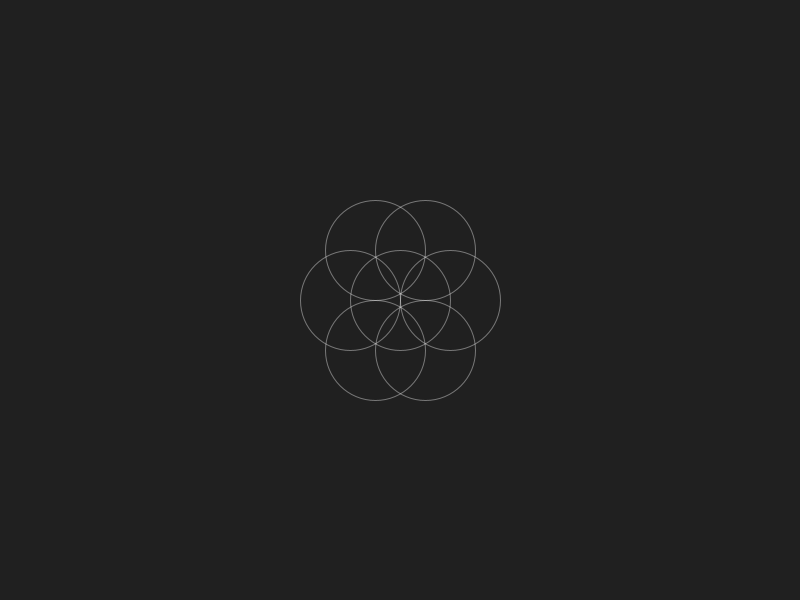
Frame 1 (no input)
Frame 60 (the mouse pressed at the canvas centre just before this capture): identical to frame 1, image omitted
Frame 120 (the mouse held since frame 60 and released just before this capture): identical to frame 1, image omitted

The Processing sketch that drew this single still picture (run headless with seeded random() and noise(); from frame 60 on, the mouse is pressed at the canvas centre):

// Processing sketch: sacredgeometry
// ── sacredgeometry.pde

ArrayList<Geometry> shapes = new ArrayList<Geometry>();

Circles c = new Circles();
Honeycomb hc = new Honeycomb();
Pentagon p = new Pentagon();


boolean rotate = false;


// Geometry g = new Geometry();
// LapsedCircle lc = new LapsedCircle();

void setup()
{
  size(800, 600);
  background(55);
}

float angle = 0;
void draw()
{
  background(32);

  translate(width/2, height/2);
  
  if (rotate)
  {
    System.out.println("rotate");
    rotate(angle);
    angle += 0.001;
  }

  c.display();
  // hc.display();
  // p.display();
}

void keyPressed()
{
  if (key == ' ')
  {
    System.out.println("Rotate");
    rotate = (rotate == true) ? false : true;
  }
  else if (key == 'n')
  {
    
  }
}

// ── Circles.pde
class Circles extends Geometry
{
  void update()
  {
  }

  void display()
  {
    pushStyle();
    noFill();
    stroke(255, 255, 255, 100);

    ellipse(-25, -50, 100, 100);
    ellipse(25, -50, 100, 100);

    ellipse(0, 0, 100, 100);
    ellipse(50, 0, 100, 100);
    ellipse(-50, 0, 100, 100);

    ellipse(-25, 50, 100, 100);
    ellipse(25, 50, 100, 100);
    popStyle();
  }
}

// ── FramedCircle.pde
class FramedCircle extends Geometry
{ 
  void update()
  {
  }

  void display()
  {
    pushStyle();
    stroke(80);
    strokeWeight(1);
    noFill();
    rect(100, 100, 400, 400);

    stroke(128);
    ellipse(300, 300, 400, 400);

    stroke(255);
    point(300, 300);
    popStyle();
  }
}

// ── Geometry.pde
public abstract class Geometry
{
  public abstract void update();
  public abstract void display();
};

// ── Honeycomb.pde
class Honeycomb extends Geometry
{
  void update()
  {
  }

  void display()
  {
    pushStyle();
    noFill();
    // stroke(255,255,255,100);

    PVector c  = new PVector(0, 0);
    PVector tl = c.copy().add(new PVector(-30, -50));
    PVector tr = c.copy().add(new PVector(30, -50));

    PVector l  = c.copy().add(new PVector(-60, 0));
    PVector r  = c.copy().add(new PVector(60, 0));

    PVector lr = c.copy().add(new PVector(30, 50));
    PVector ll = c.copy().add(new PVector(-30, 50));

    System.out.println("------");
    System.out.println("> " + tl.mag());
    System.out.println("> " + tr.mag());
    System.out.println("> " + r.mag());
    System.out.println("> " + lr.mag());
    System.out.println("> " + ll.mag());
    System.out.println("> " + l.mag());


    stroke(255);
    strokeWeight(3);
    point(tl.x, tl.y);
    point(tr.x, tr.y);
    point(r.x, r.y);
    point(lr.x, lr.y);
    point(ll.x, ll.y);
    point(l.x, l.y);

    stroke(155);
    strokeWeight(1);
    stroke(#B47310);
    line(tl.x, tl.y, tr.x, tr.y);
    line(tr.x, tr.y, r.x, r.y);
    line(r.x, r.y, lr.x, lr.y);
    line(lr.x, lr.y, ll.x, ll.y);
    line(ll.x, ll.y, l.x, l.y);
    line(l.x, l.y, tl.x, tl.y);

    stroke(100);
    line(c.x, c.y, tr.x, tr.y);
    line(c.x, c.y, r.x, r.y);
    line(c.x, c.y, lr.x, lr.y);
    line(c.x, c.y, ll.x, ll.y);
    line(c.x, c.y, l.x, l.y);
    line(c.x, c.y, tl.x, tl.y);

    stroke(70);
    ellipse(0, 0, 30, 30);

    // inner
    {
      //PVector p1 = c.copy()
      //PVector p2 = c.copy()
      //PVector p3 = c.copy()
      //PVector p4 = c.copy()
      //PVector p5 = c.copy()
      //PVector p6 = c.copy()
    }


    popStyle();
  }
}

// ── Pentagon.pde
class Pentagon extends Geometry
{

  PVector c = new PVector(0, 0);

  float m_innerRadius = 100;
  float m_outerRadius = 200;

  int   m_numPoints = 5;
  float m_angle = TWO_PI / (float) m_numPoints;

  void update()
  {
  }

  PVector[] createInnerPoints()
  {
    PVector[] ip = new PVector[5];
    for (int i = 0; i < m_numPoints; i++)
    {
      ip[i] = new PVector(m_innerRadius * sin(m_angle * i), 
        m_innerRadius * cos(m_angle * i));
    }
    return ip;
  }

  PVector[] createOuterPoints()
  {
    PVector[] op = new PVector[5];
    for (int i = 0; i < m_numPoints; i++)
    {
      op[i] = new PVector(m_outerRadius * sin(m_angle * i), 
        m_outerRadius * cos(m_angle * i));
    }
    return op;
  }

  void display()
  {
    pushStyle();
    strokeWeight(5);
    stroke(255);
    point(c.x, c.y);
    {
      strokeWeight(1);
      stroke(100);
      noFill();
      // ellipse(c.x, c.y, 100, 100);
    }

    strokeWeight(1);
    float angle = TWO_PI / (float) 10;
    point(20 * sin(angle * 1), 20 * cos(angle * 1));
    point(20 * sin(angle * 3), 20 * cos(angle * 3));
    point(20 * sin(angle * 5), 20 * cos(angle * 5));
    point(20 * sin(angle * 7), 20 * cos(angle * 7));
    point(20 * sin(angle * 9), 20 * cos(angle * 9));


    PVector[] innerPnts = createInnerPoints();
    PVector[] outerPnts = createOuterPoints();

    //System.out.println("> " + innerPnts.length);
    //System.out.println("> " + outerPnts.length);

    for (int i = 0; i < innerPnts.length; i++)
    {
      stroke(255);
      strokeWeight(3);
      point(innerPnts[i].x, innerPnts[i].y);

      stroke(100);
      strokeWeight(1);
      line(innerPnts[i].x, innerPnts[i].y, 0, 0);
    }

    {
      strokeWeight(1);
      stroke(100);
      int i = 0;
      line(innerPnts[i].x, innerPnts[i].y, innerPnts[i+1].x, innerPnts[i+1].y);
      i++;
      line(innerPnts[i].x, innerPnts[i].y, innerPnts[i+1].x, innerPnts[i+1].y);
      i++;
      line(innerPnts[i].x, innerPnts[i].y, innerPnts[i+1].x, innerPnts[i+1].y);
      i++;
      line(innerPnts[i].x, innerPnts[i].y, innerPnts[i+1].x, innerPnts[i+1].y);
      line(innerPnts[i+1].x, innerPnts[i+1].y, innerPnts[0].x, innerPnts[0].y);
    }

    strokeWeight(3);
    stroke(255);
    for (int i = 0; i < outerPnts.length; i++)
    {
      point(outerPnts[i].x, outerPnts[i].y);
    }     

    strokeWeight(1);
    stroke(100);
    int i = 0;
    line(outerPnts[i].x, outerPnts[i].y, outerPnts[i+1].x, outerPnts[i+1].y);
    i++;
    line(outerPnts[i].x, outerPnts[i].y, outerPnts[i+1].x, outerPnts[i+1].y);
    i++;
    line(outerPnts[i].x, outerPnts[i].y, outerPnts[i+1].x, outerPnts[i+1].y);
    i++;
    line(outerPnts[i].x, outerPnts[i].y, outerPnts[i+1].x, outerPnts[i+1].y);
    i++;
    line(outerPnts[i].x, outerPnts[i].y, outerPnts[0].x, outerPnts[0].y);

    i = 0;
    strokeWeight(3);
    stroke(255);
    point(outerPnts[i].x, outerPnts[i].y);
    i++;
    point(outerPnts[i].x, outerPnts[i].y);
    i++;
    point(outerPnts[i].x, outerPnts[i].y);
    i++;
    point(outerPnts[i].x, outerPnts[i].y);
    i++;
    point(outerPnts[i].x, outerPnts[i].y);

    strokeWeight(1);
    stroke(100);
    i = 0;
    line(innerPnts[i].x, innerPnts[i].y, outerPnts[i].x, outerPnts[i].y);
    i++;
    line(innerPnts[i].x, innerPnts[i].y, outerPnts[i].x, outerPnts[i].y);
    i++;
    line(innerPnts[i].x, innerPnts[i].y, outerPnts[i].x, outerPnts[i].y);
    i++;
    line(innerPnts[i].x, innerPnts[i].y, outerPnts[i].x, outerPnts[i].y);
    i++;
    line(innerPnts[i].x, innerPnts[i].y, outerPnts[i].x, outerPnts[i].y);

    angle = TWO_PI / (float) 10;
    float radius = 162;
    PVector m1 = new PVector(radius * sin(angle * 1), radius * cos(angle * 1));
    PVector m2 = new PVector(radius * sin(angle * 3), radius * cos(angle * 3));
    PVector m3 = new PVector(radius * sin(angle * 5), radius * cos(angle * 5));
    PVector m4 = new PVector(radius * sin(angle * 7), radius * cos(angle * 7));
    PVector m5 = new PVector(radius * sin(angle * 9), radius * cos(angle * 9));

    stroke(255);
    strokeWeight(2);
    point(m1.x, m1.y);
    point(m2.x, m2.y);
    point(m3.x, m3.y);
    point(m4.x, m4.y);
    point(m5.x, m5.y);
    popStyle();
    
    strokeWeight(1);
    stroke(55);
    line(m1.x, m1.y, innerPnts[0].x, innerPnts[0].y);
    line(m1.x, m1.y, innerPnts[1].x, innerPnts[1].y);
    line(m2.x, m2.y, innerPnts[1].x, innerPnts[1].y);
    line(m2.x, m2.y, innerPnts[2].x, innerPnts[2].y);
    line(m3.x, m3.y, innerPnts[2].x, innerPnts[2].y);
    line(m3.x, m3.y, innerPnts[3].x, innerPnts[3].y);
    line(m4.x, m4.y, innerPnts[3].x, innerPnts[3].y);
    line(m4.x, m4.y, innerPnts[4].x, innerPnts[4].y);
    line(m5.x, m5.y, innerPnts[4].x, innerPnts[4].y);
    line(m5.x, m5.y, innerPnts[0].x, innerPnts[0].y);
    strokeWeight(3);
    stroke(255);
    point(m1.x, m1.y);
    point(m2.x, m2.y);
    point(m3.x, m3.y);
    point(m4.x, m4.y);
    point(m5.x, m5.y);
  }
}
